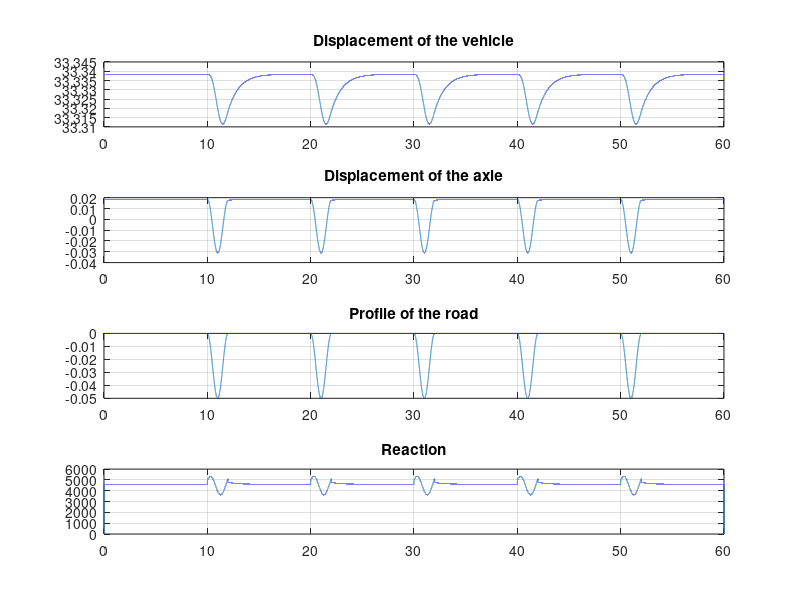
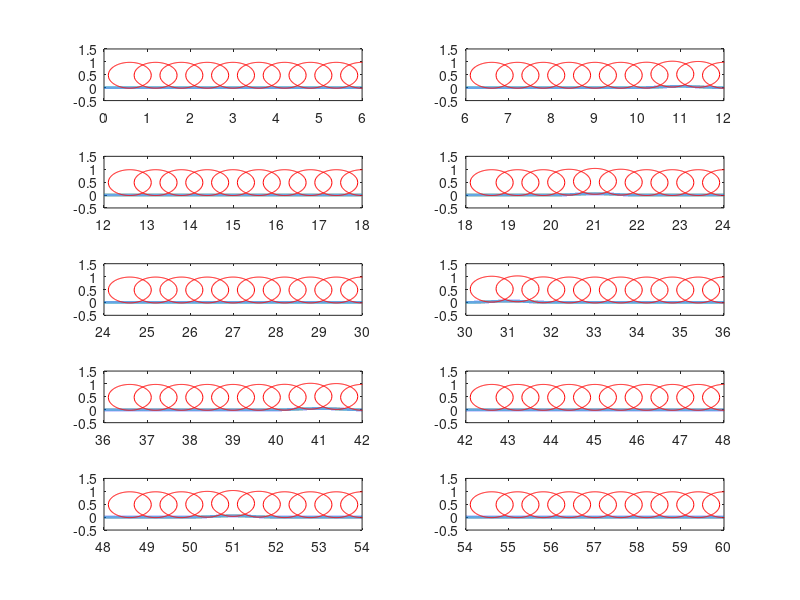

Write the MATLAB code that produced these figures, in order. (Note: this script raises an error after producing the figures.)
%****************************************************
%                  GEOTECHNICS OF ROADS
%             ADVANCED ANALYSIS AND MODELLING
%          VEHICLE ROAD INTERACTION ON A BUMPY ROAD
%****************************************************
clear all; close all;
%========================
% ROAD PARAMETERS
%========================
L_road   = 60;      % Length of the road [m]
d_bumps  = 10;        % Separation between bumps [m]
a_bumps  = 0.05;     % Amplitude of bumps [m]
Lambda_b = 2;        % Wavelength of bumps [m]

%========================
% VEHICLE PARAMETERS (quarter car model)
%========================

V = 5;              % Velocity of the vehicle [m/s]

% Amarok 2013 rear-right (starting guess)
m_1 = 60;           % Half mass of the axle [kg]
m_2 = 408;          % Half mass carried by rear axle [kg]
k_1 = 2.5e5;         % Tire stiffness [N/m]
k_2 = 1.2e2;         % Suspension stiffness [N/m]
c_1 = 6.0e4;         % Tire damping [Ns/m]
c_2 = 2.0e3;         % Suspension damping [Ns/m]

%**************
% General data
%**************
g=9.8;                             % Acceleration of the gravity [m/s^2]
Dt=0.0001;                         % Time step [s]
Dx=V*Dt;                           % Length step
n_res=100;                         % Number of time steps between results
n_plot=1000;                       % Number of time steps between plots
%************************
% Matrices of the vehicle
%************************
M=[m_1,0;0,m_2];                   % Mass matrix
C=[c_1+c_2,-c_2;-c_2,c_2];         % Damping matrix
K=[k_1+k_2,-k_2;-k_2,k_2];         % Stiffness matrix
%*******************************
% Profile of the road and bumps
%*******************************

n_steps=L_road/Dx;                 % Number of time and length steps
u_g(1:n_steps)=0;
X=linspace(0,L_road,n_steps);
nx_bumps=Lambda_b/Dx;              % Number of steps in each bump
n_bump=L_road/d_bumps-1;           % Number of bumps
u_bump(1:nx_bumps)=0;
for i=1:nx_bumps
    u_bump(i)=-a_bumps/2-a_bumps/2*sin(-pi/2+2*pi*i/nx_bumps);
end
for i=1:n_bump
    for j=1:nx_bumps
        u_g(i*d_bumps/Dx+j)=u_bump(j);
    end
end
%*************
% Vector f(t)
%*************
F(1:n_steps,1:2)=0;
for i=1:n_steps-1
    u_gp=(u_g(i+1)-u_g(i))/Dt;
    F(i,1)=k_1*u_g(i)+c_1*u_gp+m_1*g;
    F(i,2)=m_2*g;
end
F(n_steps,1:2)=F(n_steps-1,1:2);
%********************************
% Computation of the interaction
%********************************
U(1:n_steps,1:2)=0;
X_rel(1:n_steps)=0;
Reaction(1:n_steps)=0;
U(1,1)=(m_1+m_2)*g/k_1;U(2,1)=U(1,1);  %Initial values of the displacements
U(1,2)=U(1,1)+m_2*g/k_2;U(2,2)=U(1,2);
X_rel(1)=U(1,1)-u_g(1);
for i=2:n_steps-1
    C=[c_1+c_2,-c_2;-c_2,c_2];K=[k_1+k_2,-k_2;-k_2,k_2];
    MC=M/Dt^2+C/Dt;
    X_rel(i)=U(i,1)-u_g(i);
    Reaction(i)=k_1*X_rel(i)+c_1*(X_rel(i)-X_rel(i-1))/Dt;
    if X_rel(i)<0
        %  F(i,1)=k_1*u_g(i)+c_1*u_gp+m_1*g;
        F(i,1)=m_1*g;
        C=[c_2,-c_2;-c_2,c_2];
        K=[k_2,-k_2;-k_2,k_2];
        MC=M/Dt^2+C/Dt;
        Reaction(i)=0;
    end
    U(i+1,:)=F(i,:)-U(i,:)*K-(U(i-1,:)-2*U(i,:))*M/Dt^2+U(i,:)*C/Dt;
    U(i+1,:)=U(i+1,:)/MC;
end
U(n_steps,:)=U(n_steps-1,:);
%**********
% Plotting
%**********
figure()
subplot(4,1,1)
plot(X,U(1:n_steps,2));
title('Displacement of the vehicle')
grid on
subplot(4,1,2)
plot(X,U(1:n_steps,1));
title('Displacement of the axle')
grid on
subplot(4,1,3)
plot(X,u_g);
title('Profile of the road')
grid on
subplot(4,1,4)
plot(X,Reaction);
title('Reaction')
grid on
r=0.5;                         % Radius of the tire, only for plotting
number_plots=n_steps/n_plot;
x=-r:.01:r;
y=sqrt(r^2-x.^2);
n_points=(L_road/10)/Dx;              % Points in the plot
n_circles=n_steps/100;                % number of circles
Centers(1:100,1:2)=0;
figure()
for i=1:10
    subplot(5,2,i)
    plot(X((i-1)*n_points+1:i*n_points), ...
    -u_g((i-1)*n_points+1:i*n_points),'LineWidth',2)
    xlim([(i-1)*n_points*Dx i*n_points*Dx])
    ylim([-0.5 1.5])
    pbaspect([5 1 1])
    hold on
    for j=1:10
        centerx=X((i-1)*n_points+1+j*n_circles-1);
        centery=-U((i-1)*n_points+1+j*n_circles-1,1)+r;
        xcirc=x+centerx;ycirc1=y+centery;ycirc2=centery-y;
        plot(xcirc,ycirc1,'r');
        plot(xcirc,ycirc2,'r')
        %drawnow
        Centers((i-1)*10+j,1)=centerx;Centers((i-1)*10+j,2)=centery;
    end
end
XX=X(:);U0=u_g(:);U1=U(:,1);U2=U(:,2);R=Reaction(:);
Results=[XX,U0,U1,U2,R];
MyFile=['Road Vehicle Interaction.txt'];
dlmwrite(MyFile,Results,'delimiter','\t','precision',6)
MyFile=['CenterWheel.txt'];
dlmwrite(MyFile,Centers,'delimiter','\t','precision',6)
%*****************************
% Hystogram of reaction forces
%*****************************
edges=[0 0.001 1 2 3 4 5 6 7 8 9 10 11 12 13 14 15 16 17 18 19 20 50]*10;
NReact=histcounts(Reaction/1000,edges);
MyFile=['Hyst Reaction.txt'];
dlmwrite(MyFile,[edges,NReact],'delimiter','\t','precision',6)
disp('End')
